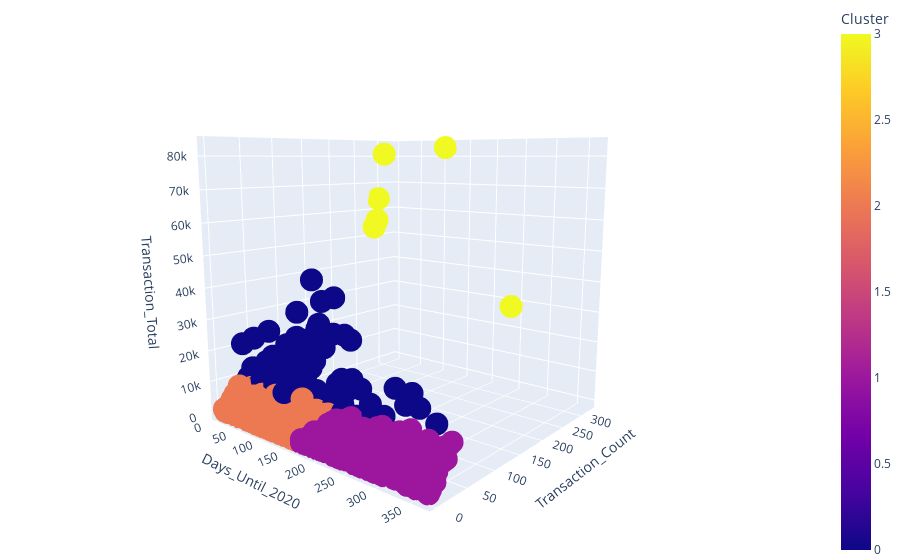

The notebook cell saved with this chart:
### Code cell
fig = px.scatter_3d(transformed_features_1,
                    z="Transaction_Total",
                    y="Transaction_Count",
                    x="Days_Until_2020",
                    color='Cluster',
                    hover_data=["Transaction_Total",
                                "Transaction_Count",
                                "Days_Until_2020"],
                    category_orders = {"cluster_name": 
                                       ["0", "1", "2", "3"]},
                    )

fig.update_layout(margin=dict(l=0, r=0, b=0, t=0))
fig.show()

### Figure 1 — Plotly figure (JSON) as saved in the notebook; plotly's stock layout.template omitted (floating-point values rounded to 4 significant figures; data arrays with more than 128 entries replaced by an {"elided": "..."} marker saying what was removed)
{"data": [{"hovertemplate": "Days_Until_2020=%{x}<br>Transaction_Count=%{y}<br>Transaction_Total=%{z}<br>Cluster=%{marker.color}<extra></extra>", "legendgroup": "", "marker": {"color": {"elided": "1468 int values"}, "coloraxis": "coloraxis", "symbol": "circle"}, "mode": "markers", "name": "", "scene": "scene", "showlegend": false, "type": "scatter3d", "x": {"elided": "1468 int values"}, "y": {"elided": "1468 int values"}, "z": {"elided": "1468 float values"}}], "layout": {"autosize": true, "coloraxis": {"colorbar": {"title": {"text": "Cluster"}}, "colorscale": [[0, "#0d0887"], [0.1111, "#46039f"], [0.2222, "#7201a8"], [0.3333, "#9c179e"], [0.4444, "#bd3786"], [0.5556, "#d8576b"], [0.6667, "#ed7953"], [0.7778, "#fb9f3a"], [0.8889, "#fdca26"], [1, "#f0f921"]]}, "legend": {"tracegroupgap": 0}, "margin": {"b": 0, "l": 0, "r": 0, "t": 0}, "scene": {"aspectmode": "auto", "aspectratio": {"x": 1, "y": 1, "z": 1}, "camera": {"center": {"x": 0, "y": 0, "z": 0}, "eye": {"x": 1.528, "y": -1.809, "z": 0.4295}, "projection": {"type": "perspective"}, "up": {"x": 0.002099, "y": 0.002449, "z": 1.0}}, "domain": {"x": [0, 1], "y": [0, 1]}, "xaxis": {"title": {"text": "Days_Until_2020"}, "type": "linear"}, "yaxis": {"title": {"text": "Transaction_Count"}, "type": "linear"}, "zaxis": {"title": {"text": "Transaction_Total"}, "type": "linear"}}}}
